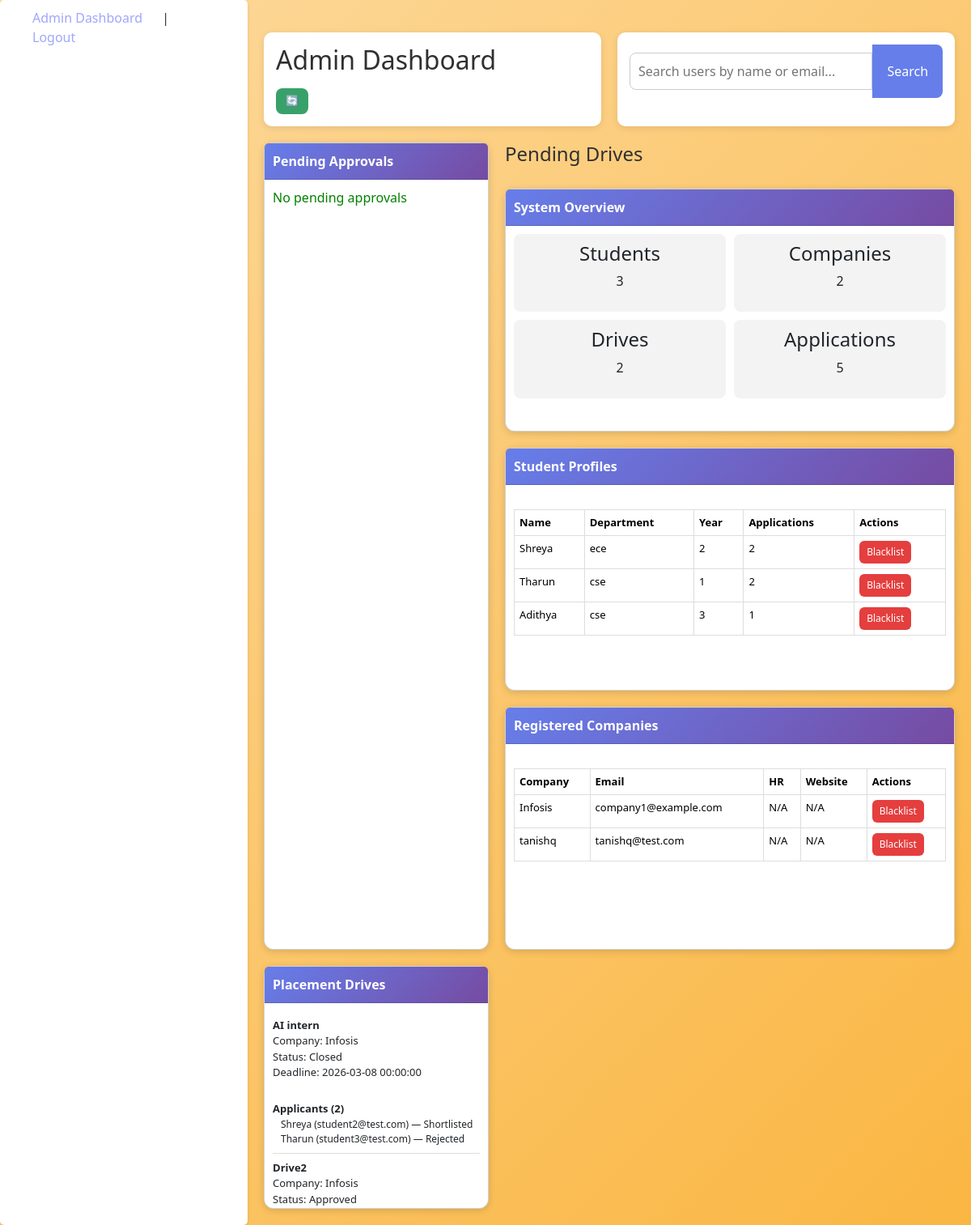
The app's page /admin/dashboard (signed in), older data.
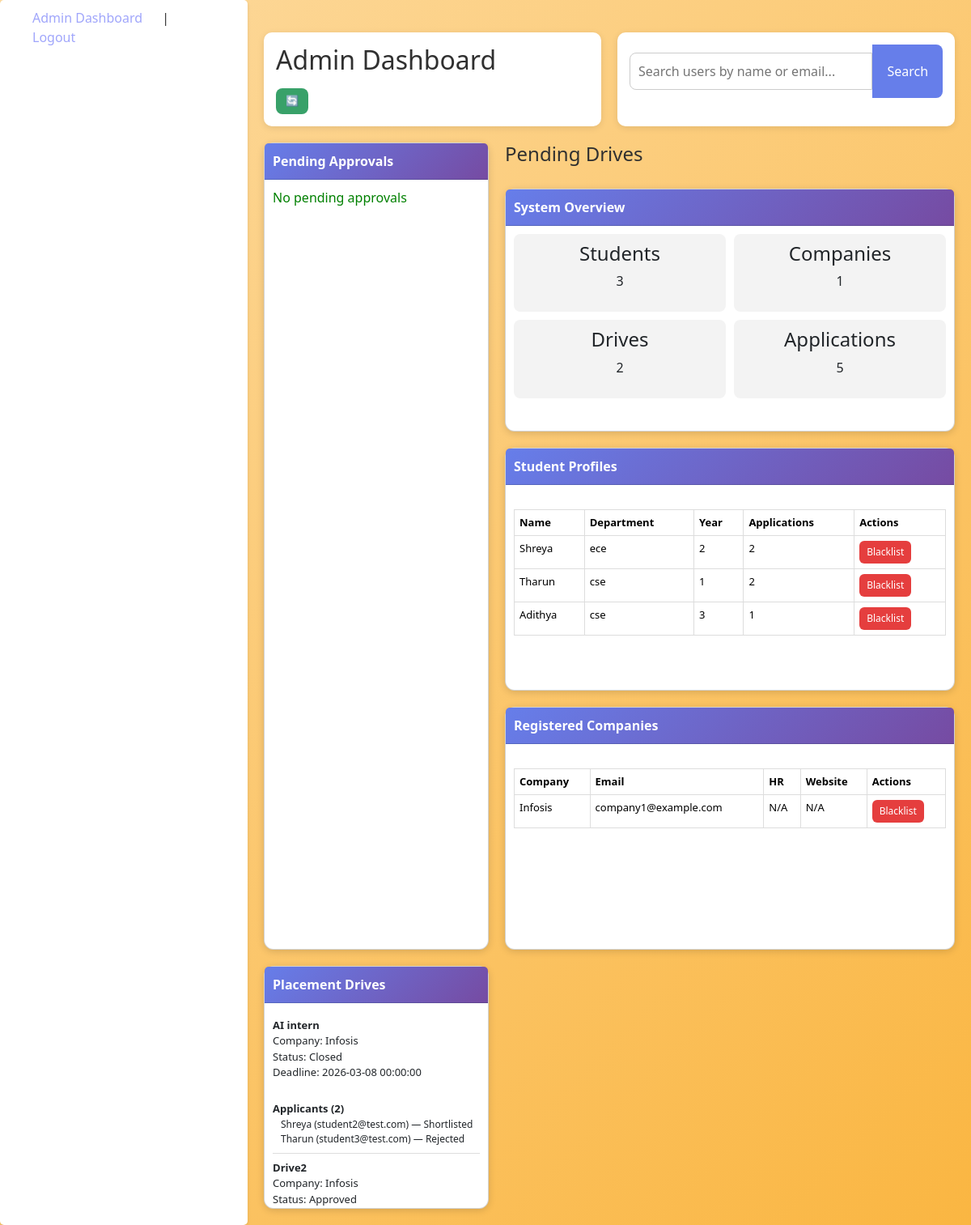
The same page, newer data.
### app.py (models this page shows)
class User(db.Model, UserMixin):
    id = db.Column(db.Integer, primary_key=True)
    email = db.Column(db.String(120), unique=True, nullable=False)
    password = db.Column(db.String(255), nullable=False)
    role = db.Column(db.String(50), nullable=False)
    name = db.Column(db.String(100), nullable=False)
    is_approved = db.Column(db.Boolean, default=False)
    is_active = db.Column(db.Boolean, default=True)

class studentProfile(db.Model):
    id = db.Column(db.Integer, primary_key=True)
    user_id = db.Column(db.Integer, db.ForeignKey('user.id'), nullable=False)
    roll_number = db.Column(db.String(20), nullable=True)
    department = db.Column(db.String(50), nullable=True)
    year_of_study = db.Column(db.Integer, nullable=True)

class placementDrive(db.Model):
    __tablename__ = 'placementDrive'
    id = db.Column(db.Integer, primary_key=True)
    company_name = db.Column(db.String(100), nullable=False)
    job_role = db.Column(db.String(100), nullable=False)
    description = db.Column(db.Text, nullable=False)
    eligibility_criteria = db.Column(db.Text, nullable=False)
    application_deadline = db.Column(db.DateTime, nullable=False)
    status = db.Column(db.String(50), default='Pending')
    company_id = db.Column(db.Integer, db.ForeignKey('user.id'), nullable=False)

class Application(db.Model):
    id = db.Column(db.Integer, primary_key=True)
    student_id = db.Column(db.Integer, db.ForeignKey('user.id'), nullable=False)
    drive_id = db.Column(db.Integer, db.ForeignKey('placementDrive.id'), nullable=False)
    status = db.Column(db.String(50), default='Applied')
    applied_on = db.Column(db.DateTime, default=datetime.utcnow)
    student = db.relationship('User', backref='applications')
    drive = db.relationship('placementDrive', backref='applications')

### app.py (the view)
@app.route('/admin/dashboard')
@login_required
def admin_dashboard():
    if current_user.role != 'admin':
        return redirect(url_for('login'))
    stats = {
        'students': User.query.filter_by(role='student').count(),
        'companies': User.query.filter_by(role='company').count(),
        'drives': placementDrive.query.count(),
        'applications': Application.query.count()
    }
    pending_users = User.query.filter_by(is_approved=False, is_active=True).all()
    pending_drives = placementDrive.query.filter_by(status='Pending').all()
    all_users = User.query.filter(User.role != 'admin').all()
    all_drives = placementDrive.query.all()
    applications_count = {
    u.id: Application.query.filter_by(student_id=u.id).count()
    for u in all_users
    }
    student_profiles = {p.user_id: p for p in studentProfile.query.all()}
    company_profiles = {p.user_id: p for p in companyProfile.query.all()}
    return render_template(
        'admin_dash.html',
        stats=stats,
        pending_users=pending_users,
        pending_drives=pending_drives,
        all_users=all_users,
        all_drives=all_drives,
        student_profiles=student_profiles,
        company_profiles=company_profiles,
        applications_count=applications_count
    )

### app.py (called while the page is built)
@login_manager.user_loader
def load_user(user_id):
    return User.query.get(int(user_id))

### templates/admin_dash.html (shortened to what this page needs)
{% extends 'base.html' %}
{% block content %}
<div class="dashboard-wrapper">
<div class="header-row">
<div class="title-card">
<h2>Admin Dashboard</h2>
<a href="{{ url_for('admin_dashboard') }}" class="refresh-btn">
🔄
</a>
</div>
<div class="search-card">
<form method="GET" action="{{ url_for('search_users') }}">
<div style="display:flex">
<input type="text" name="q"
placeholder="Search users by name or email..."
style="flex:1;padding:10px;border:1px solid #ccc;border-radius:8px 0 0 8px">
<button type="submit"
style="padding:10px 18px;background:#667eea;color:white;border:none;border-radius:0 8px 8px 0">
Search
</button>
</div>
</form>
</div>
</div>
<div class="dashboard-grid">
<div class="card large-card">
<div class="card-header">
Pending Approvals
</div>
<div class="card-body scrollable">
{% if pending_users %}
{% for user in pending_users %}
<div class="list-item">
<strong>{{ user.name }}</strong>
<br>
<small>{{ user.email }}</small>
<div style="margin-top:6px">
<a href="{{ url_for('approve_user', user_id=user.id) }}"
class="btn success">Approve</a>
<a href="{{ url_for('reject_user', user_id=user.id) }}"
class="btn danger">Reject</a>
</div>
</div>
{% endfor %}
{% else %}
<p style="color:green">No pending approvals</p>
{% endif %}
</div>
</div>
<h4>Pending Drives</h4>
<div class="card">
<div class="card-header">
System Overview
</div>
<div class="card-body stats-grid">
<div class="stat-box">
<h4>Students</h4>
<p>{{ stats.students }}</p>
</div>
<div class="stat-box">
<h4>Companies</h4>
<p>{{ stats.companies }}</p>
</div>
<div class="stat-box">
<h4>Drives</h4>
<p>{{ stats.drives }}</p>
</div>
<div class="stat-box">
<h4>Applications</h4>
<p>{{ stats.applications }}</p>
</div>
</div>
</div>
<div class="card">
<div class="card-header">
Student Profiles
</div>
<div class="card-body scrollable">
<table class="table">
<tr>
<th>Name</th>
<th>Department</th>
<th>Year</th>
<th>Applications</th>
<th>Actions</th>
</tr>
{% for user in all_users if user.role == 'student' %}
{% set profile = student_profiles.get(user.id) %}
<tr>
<td>{{ user.name }}</td>
<td>
{{ profile.department if profile else "N/A" }}
</td>
<td>
{{ profile.year_of_study if profile else "N/A" }}
</td>
<td>
{{ applications_count.get(user.id,0) }}
</td>
<td>
{% if user.is_active %}
<a href="{{ url_for('blacklist_user', user_id=user.id) }}"
class="btn danger">Blacklist</a>
{% else %}
<a href="{{ url_for('unblacklist_user', user_id=user.id) }}"
class="btn success">Unblacklist</a>
{% endif %}
</td>
</tr>
{% endfor %}
</table>
</div>
</div>
<div class="card">
<div class="card-header">
Registered Companies
</div>
<div class="card-body scrollable">
<table class="table">
<tr>
<th>Company</th>
<th>Email</th>
<th>HR</th>
<th>Website</th>
<th>Actions</th>
</tr>
{% for user in all_users if user.role == 'company' %}
{% set profile = company_profiles.get(user.id) %}
<tr>
<td>{{ user.name }}</td>
<td>{{ user.email }}</td>
<td>{{ profile.hr if profile else "N/A" }}</td>
<td>{{ profile.website if profile else "N/A" }}</td>
<td>
{% if user.is_active %}
<a href="{{ url_for('blacklist_user', user_id=user.id) }}"
class="btn danger">Blacklist</a>
{% else %}
<a href="{{ url_for('unblacklist_user', user_id=user.id) }}"
class="btn success">Unblacklist</a>
{% endif %}
</td>
</tr>
{% endfor %}
</table>
</div>
</div>
<div class="card">
<div class="card-header">
Placement Drives
</div>
<div class="card-body scrollable">
{% for drive in all_drives %}
<div class="drive-item">
<strong>{{ drive.job_role }}</strong>
<br>
Company: {{ drive.company_name }}
<br>
Status: {{ drive.status }}
<br>
Deadline: {{ drive.application_deadline }}
<br>
<b>Applicants ({{ drive.applications|length }})</b>
<div class="applicants">
{% for app in drive.applications %}
<div class="applicant">
{{ app.student.name }}
({{ app.student.email }})
— {{ app.status }}
</div>
{% else %}
<div>No applicants</div>
{% endfor %}
</div>
</div>
{% endfor %}
</div>
</div>
</div>
</div>
{% endblock %}

### templates/base.html (shortened to what this page needs)
<!DOCTYPE html>
<html lang="en">
<head>
    <link href="https://cdn.jsdelivr.net/npm/bootstrap@5.3.2/dist/css/bootstrap.min.css" rel="stylesheet">
</head>
<body>
    <nav>
    {% if current_user.is_authenticated %}
        {% if current_user.role == 'admin' %}
            <a href="{{ url_for('admin_dashboard') }}">Admin Dashboard</a> |
        {% elif current_user.role == 'student' %}
            <a href="{{ url_for('student_dashboard') }}">Student Dashboard</a> |
        {% elif current_user.role == 'company' %}
            <a href="{{ url_for('company_dashboard') }}">Company Dashboard</a> |
        {% endif %}
        <a href="{{ url_for('logout') }}">Logout</a>
    {% else %}
        <a href="{{ url_for('login') }}">Login</a> |
        <a href="{{ url_for('register') }}">Register</a>
    {% endif %}
    </nav>
    <div style="margin-top: 20px;">
        {% block content %}{% endblock %}
    </div>
</body>
</html>

### templates/base.html (style rules this page uses)
* { margin: 0; padding: 0; box-sizing: border-box; }
body { font-family: 'Segoe UI', Tahoma, Geneva, Verdana, sans-serif; background: linear-gradient(135deg,#fdda9e 0%, #fab642 100%); min-height: 100vh; display: flex; color: #303030; }
nav { background-color: #ffffff; backdrop-filter: blur(10px); padding: 10px 20px; border-radius: 5px; box-shadow: 0 2px 4px rgba(0,0,0,0.1); }
nav a { color: #a0a6fb; text-decoration: none; margin-right: 15px; font-weight: 500; padding: 5px 10px; margin: 5px 10px; border-radius: 25px; transition: all 0.3s ease; }
table { width: 100%; border-collapse: collapse; margin-top: 20px; }
table th, table td { border: 1px solid #ddd; padding: 8px; text-align: left; }
table th { background-color: #f2f2f2; }
button { background-color: #a0a6fb; color: #fff; border: none; padding: 10px 20px; border-radius: 25px; cursor: pointer; transition: all 0.3s ease; }
form input, form select { width: 100%; padding: 10px; margin: 10px 0; border: 1px solid #ccc; border-radius: 5px; }
.stats-grid { display:grid; grid-template-columns:repeat(4,1fr); gap:20px; margin-bottom:30px; }
table { width:100%; border-collapse:collapse; }
th,td { padding:10px; border:1px solid #ddd; }
th { background:#667eea; color:white; }
.dashboard-grid { display:grid; grid-template-columns: 1fr 2fr; grid-gap:20px; margin-top:20px; }
.card { background:white; border-radius:12px; box-shadow:0 3px 8px rgba(0,0,0,0.15); display:flex; flex-direction:column; height:300px; }
.large-card { grid-row: span 4; height:100%; }
.card-header { background:linear-gradient(135deg,#667eea,#764ba2); color:white; padding:12px; border-radius:12px 12px 0 0; }
.card-body { padding:10px; flex:1; }
.scrollable { overflow-y:auto; }
.stats-grid { display:grid; grid-template-columns:repeat(2,1fr); gap:10px; }
.stat-box { background:#f3f4f6; padding:10px; border-radius:8px; text-align:center; }
.drive-item { border-bottom:1px solid #ddd; padding:8px 0; }

### templates/admin_dash.html (style rules this page uses)
.dashboard-wrapper { max-width:1400px; margin:auto; padding:20px; }
.header-row { display:flex; gap:20px; margin-bottom:20px; }
.title-card,.search-card { flex:1; background:white; padding:15px; border-radius:10px; box-shadow:0 2px 8px rgba(0,0,0,0.1); }
.dashboard-grid { display:grid; grid-template-columns:1fr 2fr; gap:20px; }
.card { background:white; border-radius:12px; box-shadow:0 2px 10px rgba(0,0,0,0.15); display:flex; flex-direction:column; height:300px; }
.large-card { grid-row:span 4; height:100%; }
.card-header { background:linear-gradient(135deg,#667eea,#764ba2); color:white; padding:10px; border-radius:12px 12px 0 0; font-weight:600; }
.card-body { padding:10px; flex:1; }
.scrollable { overflow-y:auto; }
.stats-grid { display:grid; grid-template-columns:repeat(2,1fr); gap:10px; }
.stat-box { background:#f3f3f3; padding:10px; border-radius:8px; text-align:center; }
.table { width:100%; border-collapse:collapse; font-size:13px; }
.table th,.table td { border:1px solid #ddd; padding:6px; }
.drive-item { border-bottom:1px solid #ddd; padding:8px 0; font-size:13px; }
.applicant { font-size:12px; padding-left:10px; }
.btn { padding:4px 8px; border-radius:6px; text-decoration:none; font-size:12px; }
.danger { background:#e53e3e; color:white; }
.refresh-btn { display:inline-block; margin-top:8px; padding:6px 12px; background:#38a169; color:white; border-radius:8px; text-decoration:none; font-size:13px; }

Row changes from the older to the newer data that the page shows:
removed User: name "tanishq", email "tanishq@test.com", hr "N/A", website "N/A"
Text that changed along with them:
{{ stats.companies }}: "2" → "1"
